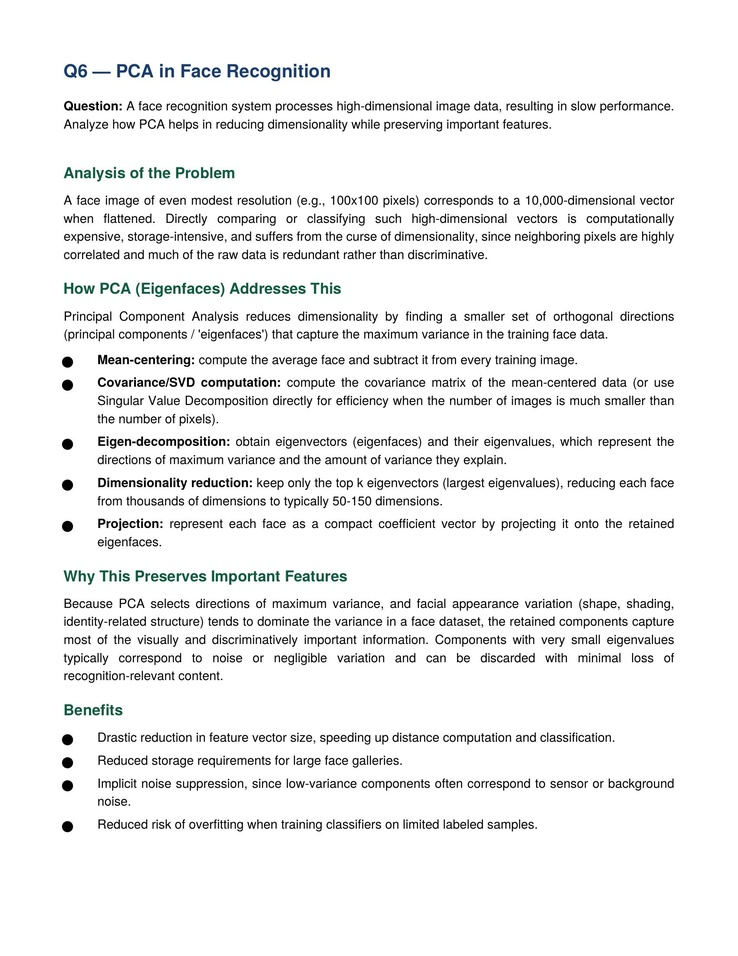
#> input picture CO3/AT2/Q06/Q6.jpg, 738 x 956 px, shrunk from 1700 x 2200 before the run
$ python code.py
#> lines starting #> are read from the running program, lines starting #| are printed output that depends on the picture
from PIL import Image, ImageFilter
from tkinter import Tk, filedialog
import matplotlib.pyplot as plt

# Open file selection window
root = Tk()
root.withdraw()

image_path = filedialog.askopenfilename(
    title="Select an Image",
    filetypes=[
        ("Image Files", "*.jpg *.jpeg *.png *.bmp")
    ]
)
#> the answer given: ../../CO3/AT2/Q06/Q6.jpg

if not image_path:
    print("No image selected.")
    exit()

# Open selected image
original = Image.open(image_path)
#> original is the input picture: PIL image 738x956 RGB; mean R, G, B 239.7, 240.1, 240.1

# Apply unsharp masking
sharpened = original.filter(
    ImageFilter.UnsharpMask(
        radius=3,
        percent=200,
        threshold=5
    )
)
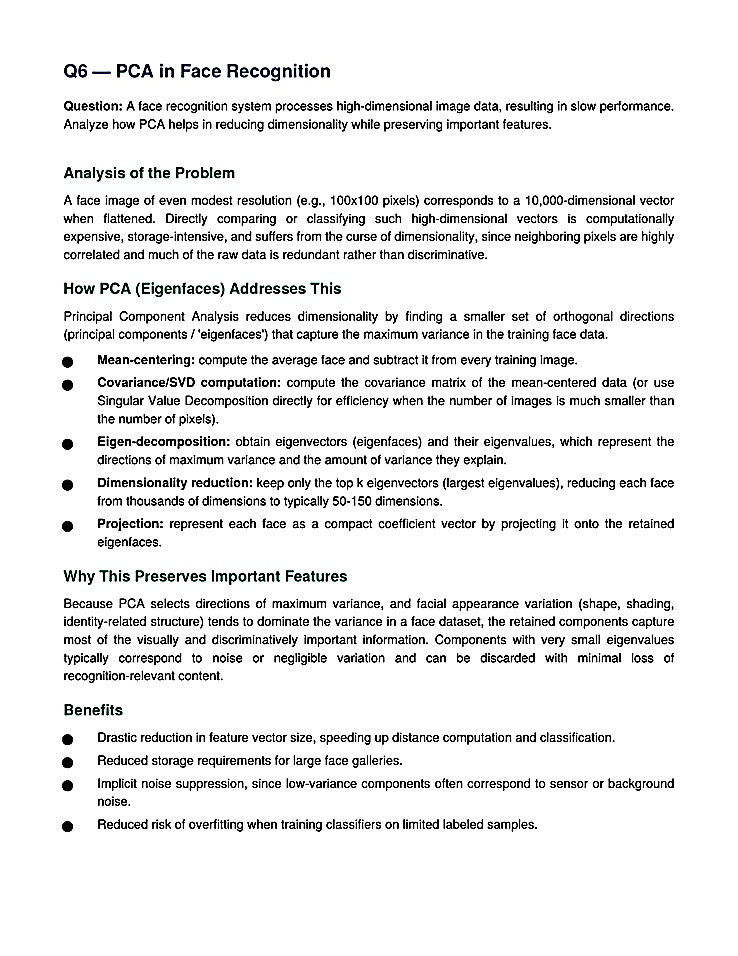
#> sharpened: PIL image 738x956 RGB; mean R, G, B 236, 236.1, 236.1

# Display original and sharpened images
plt.figure(figsize=(10, 5))

plt.subplot(1, 2, 1)
plt.imshow(original)
plt.title("Original Image")
plt.axis("off")

plt.subplot(1, 2, 2)
plt.imshow(sharpened)
plt.title("Sharpened Image - Unsharp Masking")
plt.axis("off")

plt.tight_layout()
plt.show()
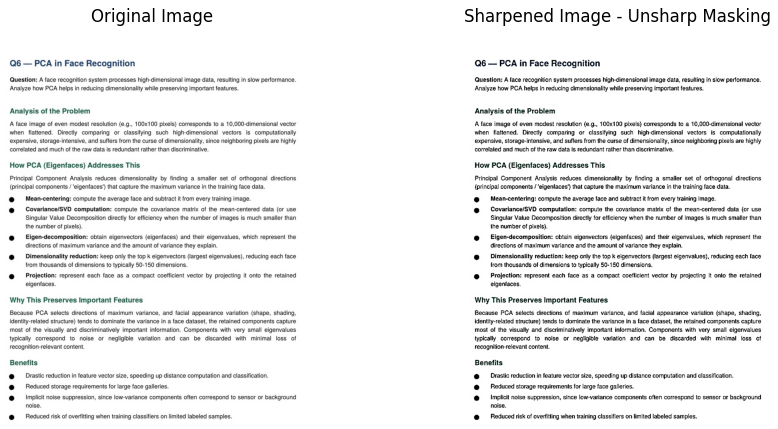
#> figure drawn by matplotlib, 2 panels

print("Unsharp masking completed successfully.")
